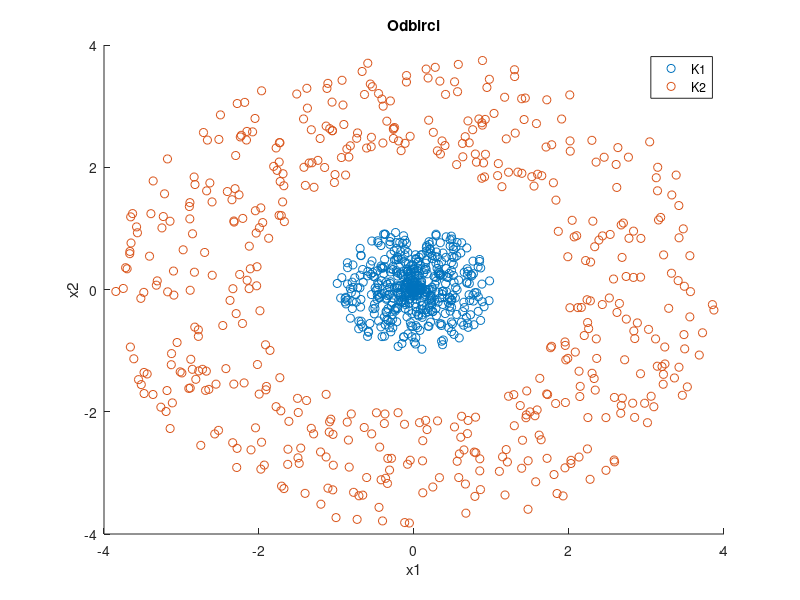
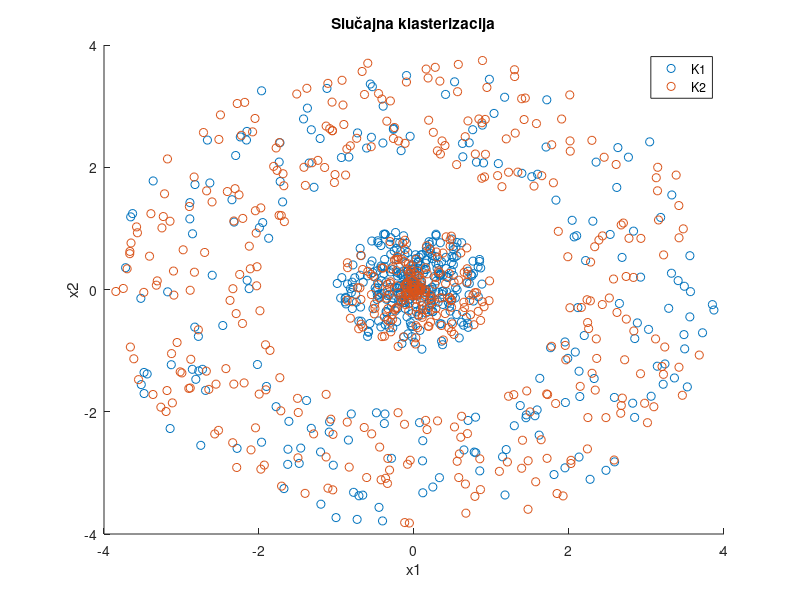
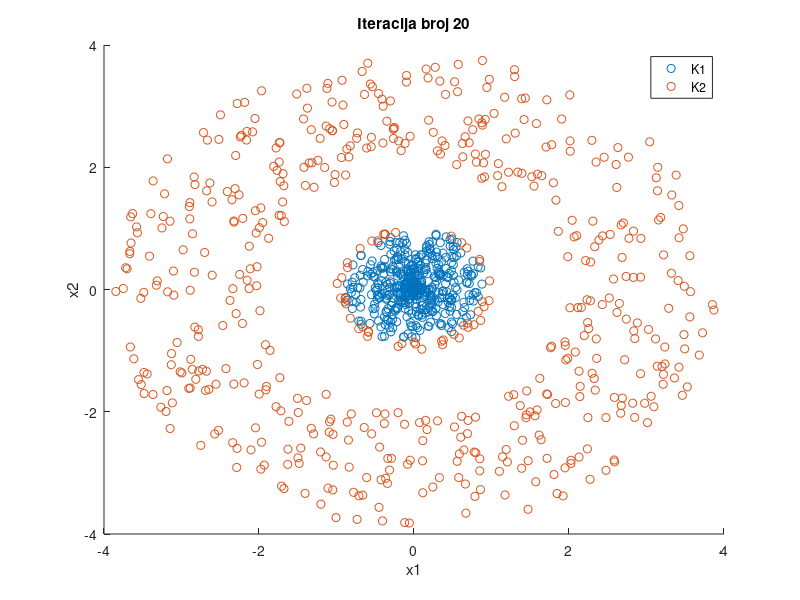

Recreate these plots in MATLAB, in order.
clear
close all
clc

%% Nelinearno separabilne klase

N = 500;
ro1 = rand(1,N);
teta1 = rand(1,N)*2*pi;

X = zeros(2,N);
X(1,:) = ro1.*cos(teta1);
X(2,:) = ro1.*sin(teta1);

ro2 = 1.9*rand(1,N)+2;
teta2 = rand(1,N)*2*pi;

Y(1,:) = ro2.*cos(teta2);
Y(2,:) = ro2.*sin(teta2);

figure()
hold all
scatter(X(1,:),X(2,:))
scatter(Y(1,:),Y(2,:))
title('Odbirci')
xlabel('x1')
ylabel('x2')
legend('K1', 'K2')

%% 

X = [X Y];

pom = rand(1,2*N);
X1 = [];
X2 = [];

K = zeros(1,2*N);

for i = 1:2*N
    if pom(i) < 0.5
        K(i)=1;
    else
        K(i)=2;
    end
end

K(1:100) = 1;
K(501:600) = 2;

for i=1:2*N
    switch(K(i))
        case 1 
            X1 = [X1, X(:,i)];
        case 2 
            X2 = [X2, X(:,i)];
    end
end
            
figure()
scatter(X1(1,:), X1(2,:))
hold on
scatter(X2(1,:), X2(2,:))
hold off
title('Slučajna klasterizacija')
xlabel('x1')
ylabel('x2')
legend('K1', 'K2')
%%

q = ones(2*N,2)/2;

q(1:100,1) = 1; 
q(501:600,2) = 1;
q(1:100,2) = 0; 
q(501:600,1) = 0;

lmax = 1000;
l = 1;

while(l<lmax)
   Pj = zeros(1,2);
   Mj = zeros(2,1,2);
   Sj = zeros(2,2,2);
   fj = zeros(4*N,2);
   
   for j=1:2
       Pj(j)=sum(q(:,j))/(2*N);
 
       Mj(:,:,j)=zeros(2,1);
       for i=1:2*N
           Mj(:,:,j)=Mj(:,:,j)+X(:,i)*q(i,j);
       end
       Mj(:,:,j)=Mj(:,:,j)/(2*N*Pj(j));
       
       Sj(:,:,j)=zeros(2,2);
       for i=1:2*N
           Sj(:,:,j)=Sj(:,:,j)+(X(:,i)-Mj(:,:,j))*(X(:,i)-Mj(:,:,j))'*q(i,j);     
       end
       Sj(:,:,j)=Sj(:,:,j)/(2*N*Pj(j));
       
   end
   q_pre=q;
   for i=1:2*N
       for j=1:2
           fj(i,j)=1/(2*pi*det(Sj(:,:,j))^(0.5))*exp(-0.5*(X(:,i)-Mj(:,:,j))'*inv(Sj(:,:,j))*(X(:,i)-Mj(:,:,j)));
       end
       
       for j=1:2
           q(i,j)=Pj(j)*fj(i,j)/(Pj(1)*fj(i,1)+Pj(2)*fj(i,2));    
       end
       
   end
   if max(max(q-q_pre))>10^(-3)
       l=l+1;
   else
       break;
   end
  
end

for i=1:2*N
   [qmax,idx]=max(q_pre(i,:));
   K(i)=idx;
end

figure()
K1 = [];
K2 = [];

for i=1:2*N
    if(K(i) == 1)
        K1 = [K1, X(:,i)];
    end
    if(K(i) == 2)
        K2 = [K2, X(:,i)];
    end
    hold all
end

scatter(K1(1,:),K1(2,:))
hold all;
scatter(K2(1,:),K2(2,:))
xlabel('x1')
ylabel('x2')
title(['Iteracija broj ', num2str(l)])
legend('K1', 'K2')